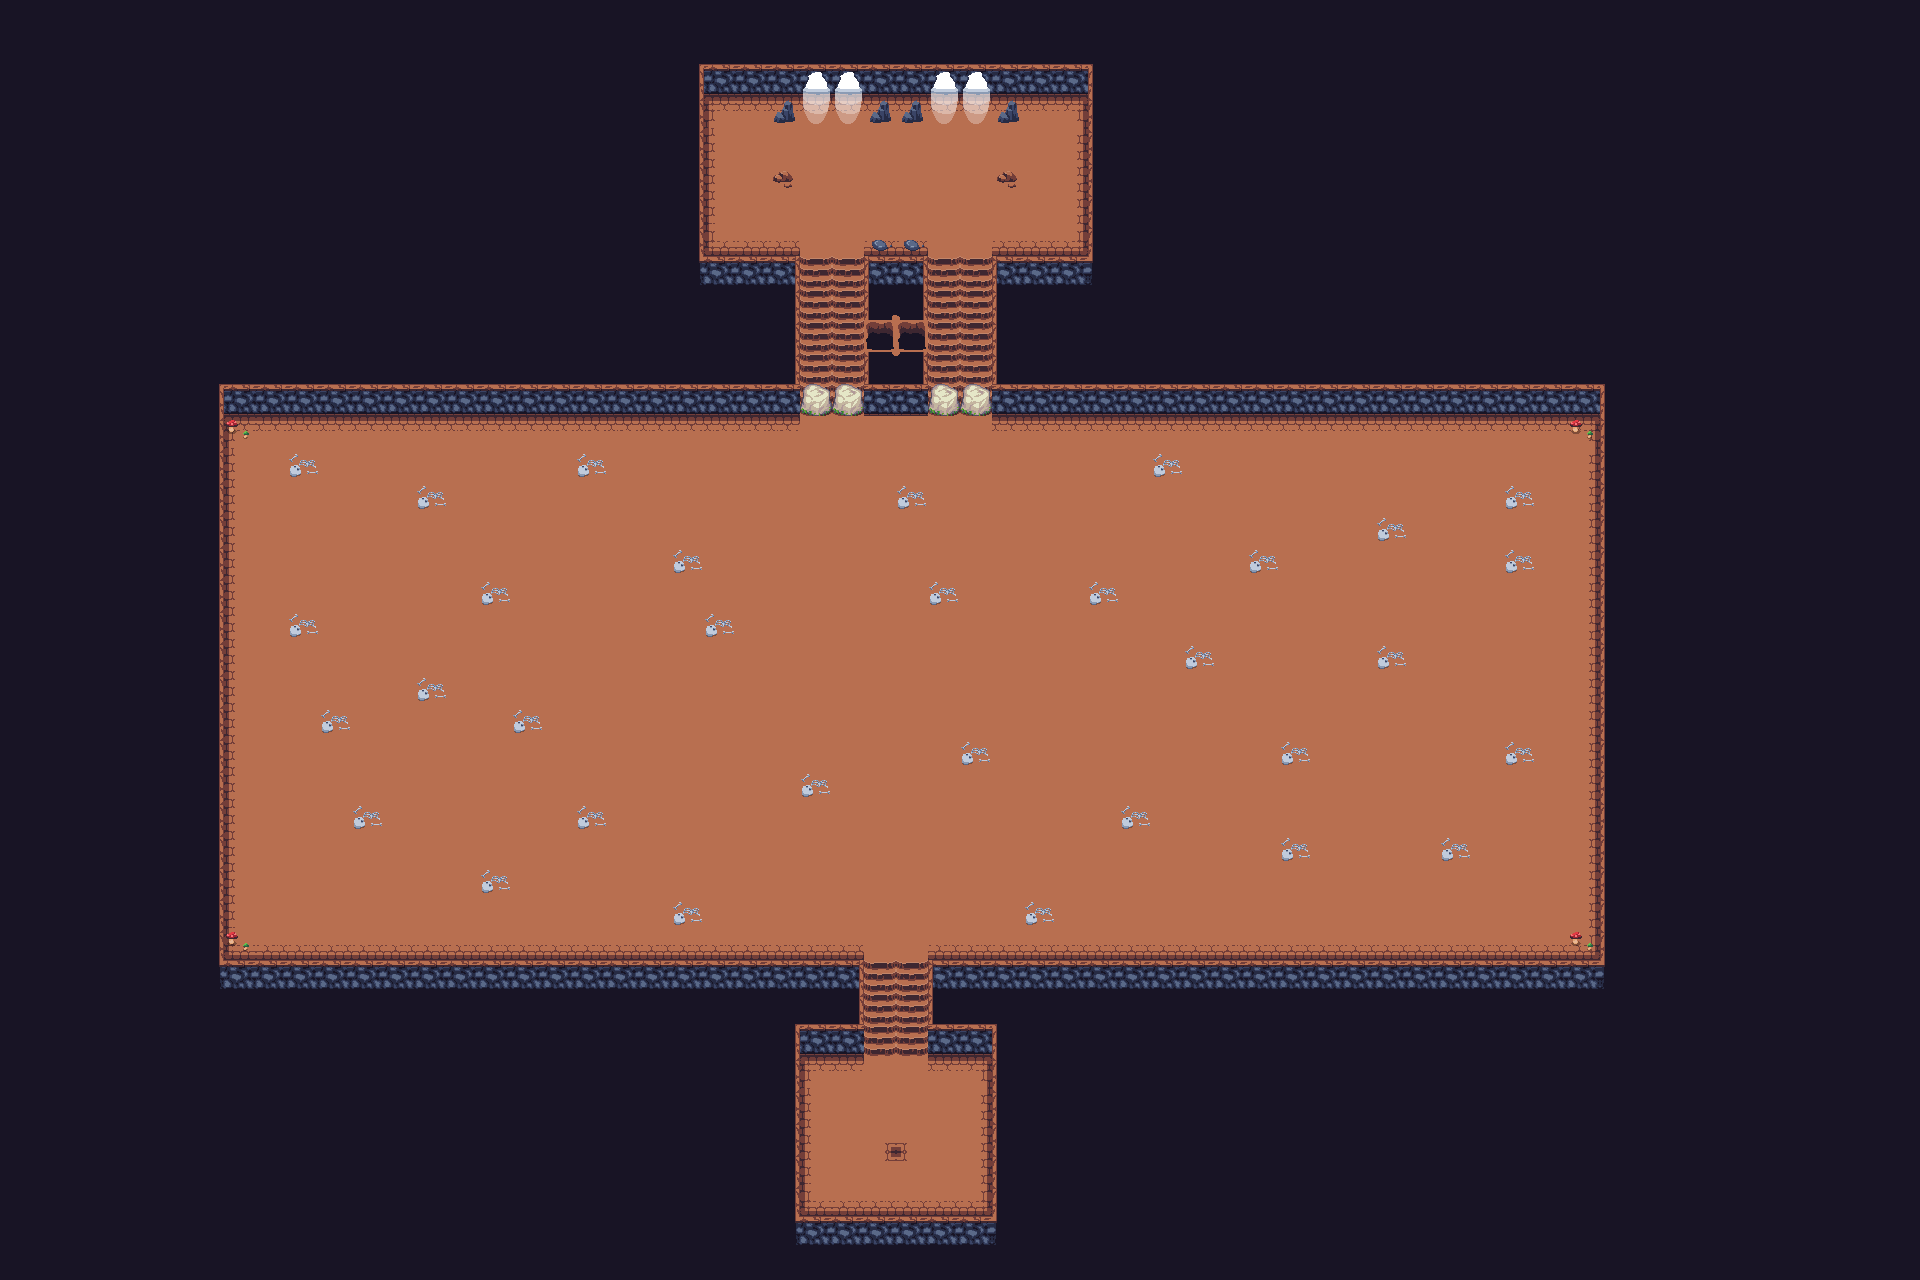

The image is a tile-based game level rendered from a .tmx file. Its description and source (layers, tilesets, objects; grid data summarised) follow:
An orthogonal 60x40 tile map with 32x32 px tiles, 5 tile layers (below, world, above, exit, ...), 2 tilesets and 1 object (Spawn Point).

<map version="1.2" tiledversion="1.3.3" orientation="orthogonal" renderorder="right-down" width="60" height="40" tilewidth="32" tileheight="32" infinite="0" nextlayerid="7" nextobjectid="2">
 <editorsettings>
  <export target="boss_level.json" format="json" />
 </editorsettings>
 <tileset firstgid="1" name="dungeon_tile" tilewidth="32" tileheight="32" tilecount="64" columns="8">
  <image source="../images/dungeon_tile.png" width="256" height="256" />
  <tile id="0">
   <properties>
    <property name="collides" type="bool" value="true" />
   </properties>
  </tile>
  <tile id="1">
   <properties>
    <property name="collides" type="bool" value="true" />
   </properties>
  </tile>
  <tile id="2">
   <properties>
    <property name="collides" type="bool" value="true" />
   </properties>
  </tile>
  <tile id="3">
   <properties>
    <property name="collides" type="bool" value="true" />
   </properties>
  </tile>
  <tile id="4">
   <properties>
    <property name="collides" type="bool" value="true" />
   </properties>
  </tile>
  <tile id="5">
   <properties>
    <property name="collides" type="bool" value="true" />
   </properties>
  </tile>
  <tile id="8">
   <properties>
    <property name="collides" type="bool" value="true" />
   </properties>
  </tile>
  <tile id="9">
   <properties>
    <property name="collides" type="bool" value="true" />
   </properties>
  </tile>
  <tile id="10">
   <properties>
    <property name="collides" type="bool" value="true" />
   </properties>
  </tile>
  <tile id="11">
   <properties>
    <property name="collides" type="bool" value="true" />
   </properties>
  </tile>
  <tile id="12">
   <properties>
    <property name="collides" type="bool" value="true" />
   </properties>
  </tile>
  <tile id="13">
   <properties>
    <property name="collides" type="bool" value="true" />
   </properties>
  </tile>
  <tile id="16">
   <properties>
    <property name="collides" type="bool" value="true" />
   </properties>
  </tile>
  <tile id="17">
   <properties>
    <property name="collides" type="bool" value="true" />
   </properties>
  </tile>
  <tile id="18">
   <properties>
    <property name="collides" type="bool" value="true" />
   </properties>
  </tile>
  <tile id="19">
   <properties>
    <property name="collides" type="bool" value="true" />
   </properties>
  </tile>
  <tile id="20">
   <properties>
    <property name="collides" type="bool" value="true" />
   </properties>
  </tile>
  <tile id="21">
   <properties>
    <property name="collides" type="bool" value="true" />
   </properties>
  </tile>
  <tile id="43">
   <properties>
    <property name="collides" type="bool" value="true" />
   </properties>
  </tile>
  <tile id="60">
   <properties>
    <property name="collides" type="bool" value="true" />
   </properties>
  </tile>
  <tile id="61">
   <properties>
    <property name="collides" type="bool" value="true" />
   </properties>
  </tile>
 </tileset>
 <tileset firstgid="65" name="tiles" tilewidth="32" tileheight="32" tilecount="256" columns="16">
  <image source="../images/tiles.png" width="512" height="512" />
  <tile id="27">
   <properties>
    <property name="collides" type="bool" value="true" />
   </properties>
  </tile>
  <tile id="60">
   <properties>
    <property name="collides" type="bool" value="true" />
   </properties>
  </tile>
 </tileset>
 <layer id="1" name="below" width="60" height="40">
  <data>[2400 cells, 2390 non-empty, 15 distinct tile ids]</data>
 </layer>
 <layer id="2" name="world" width="60" height="40">
  <data>[2400 cells, 226 non-empty, 18 distinct tile ids]</data>
 </layer>
 <layer id="3" name="above" width="60" height="40">
  <data>[2400 cells, 18 non-empty, 2 distinct tile ids]</data>
 </layer>
 <layer id="6" name="exit" width="60" height="40">
  <data>[2400 cells, 8 non-empty, 2 distinct tile ids]</data>
 </layer>
 <layer id="5" name="obstacle" width="60" height="40">
  <data>[2400 cells, 4 non-empty, 1 distinct tile ids]</data>
 </layer>
 <objectgroup id="4" name="Spawn">
  <object id="1" name="Spawn Point" x="896" y="1151.13">
   <point />
  </object>
 </objectgroup>
</map>
